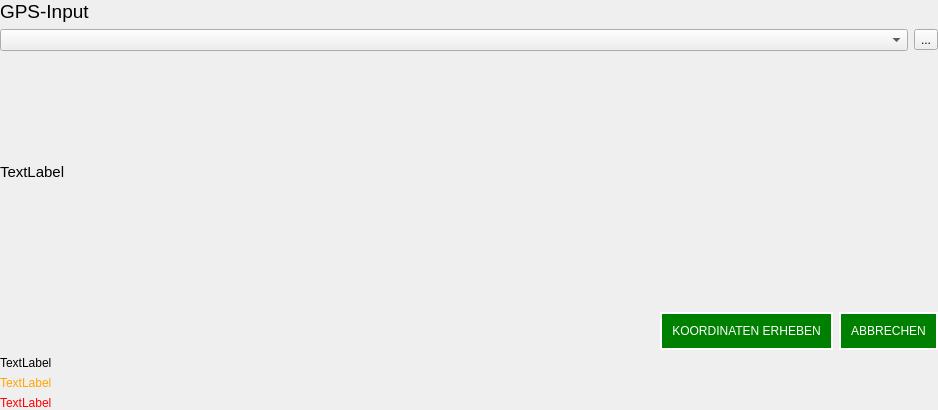
<?xml version="1.0" encoding="UTF-8"?>
<ui version="4.0">
 <class>Form</class>
 <widget class="QWidget" name="Form">
  <property name="geometry">
   <rect>
    <x>0</x>
    <y>0</y>
    <width>938</width>
    <height>410</height>
   </rect>
  </property>
  <property name="windowTitle">
   <string>Form</string>
  </property>
  <layout class="QVBoxLayout" name="verticalLayout_3">
   <property name="leftMargin">
    <number>0</number>
   </property>
   <property name="topMargin">
    <number>0</number>
   </property>
   <property name="rightMargin">
    <number>0</number>
   </property>
   <property name="bottomMargin">
    <number>0</number>
   </property>
   <item>
    <layout class="QVBoxLayout" name="verticalLayout_2">
     <property name="topMargin">
      <number>0</number>
     </property>
     <property name="bottomMargin">
      <number>10</number>
     </property>
     <item>
      <widget class="QLabel" name="label">
       <property name="sizePolicy">
        <sizepolicy hsizetype="Preferred" vsizetype="Fixed">
         <horstretch>0</horstretch>
         <verstretch>0</verstretch>
        </sizepolicy>
       </property>
       <property name="font">
        <font>
         <pointsize>14</pointsize>
        </font>
       </property>
       <property name="text">
        <string>GPS-Input</string>
       </property>
      </widget>
     </item>
     <item>
      <layout class="QHBoxLayout" name="horizontalLayout_2">
       <property name="topMargin">
        <number>0</number>
       </property>
       <item>
        <widget class="QComboBox" name="lfbSerialPortList"/>
       </item>
       <item>
        <widget class="QToolButton" name="geRefreshSerialListBtn">
         <property name="text">
          <string>...</string>
         </property>
        </widget>
       </item>
      </layout>
     </item>
     <item>
      <widget class="QLabel" name="geConnectionInfoLabel">
       <property name="font">
        <font>
         <pointsize>11</pointsize>
        </font>
       </property>
       <property name="text">
        <string>TextLabel</string>
       </property>
      </widget>
     </item>
    </layout>
   </item>
   <item>
    <layout class="QHBoxLayout" name="horizontalLayout">
     <item>
      <spacer name="horizontalSpacer">
       <property name="orientation">
        <enum>Qt::Horizontal</enum>
       </property>
       <property name="sizeHint" stdset="0">
        <size>
         <width>40</width>
         <height>20</height>
        </size>
       </property>
      </spacer>
     </item>
     <item>
      <widget class="QPushButton" name="lfbGetCoordinatesGtn">
       <property name="cursor">
        <cursorShape>PointingHandCursor</cursorShape>
       </property>
       <property name="styleSheet">
        <string notr="true">QPushButton{
	border-radius: 20px;
	border: 2px solid #333;
	color: #555;
	margin: 10px 0px 0px;
	padding: 10px;
}
QPushButton:hover{
	background-color: yellow;
}
QPushButton:enabled{
	border-radius: 20px;
	border: 2px solid #fff;
	background-color: green;
	color: #fff;
}</string>
       </property>
       <property name="text">
        <string>KOORDINATEN ERHEBEN</string>
       </property>
      </widget>
     </item>
     <item>
      <widget class="QPushButton" name="lfbCancelCoordinatesBtn">
       <property name="styleSheet">
        <string notr="true">QPushButton{
	border-radius: 20px;
	border: 2px solid #333;
	color: #555;
	margin: 10px 0px 0px;
	padding: 10px;
}
QPushButton:hover{
	background-color: yellow;
}
QPushButton:enabled{
	border-radius: 20px;
	border: 2px solid #fff;
	background-color: green;
	color: #fff;
}</string>
       </property>
       <property name="text">
        <string>ABBRECHEN</string>
       </property>
      </widget>
     </item>
    </layout>
   </item>
   <item>
    <widget class="QLabel" name="lfbGPSCount">
     <property name="sizePolicy">
      <sizepolicy hsizetype="Preferred" vsizetype="Fixed">
       <horstretch>0</horstretch>
       <verstretch>0</verstretch>
      </sizepolicy>
     </property>
     <property name="text">
      <string>TextLabel</string>
     </property>
    </widget>
   </item>
   <item>
    <widget class="QLabel" name="lfbGPSState">
     <property name="sizePolicy">
      <sizepolicy hsizetype="Preferred" vsizetype="Fixed">
       <horstretch>0</horstretch>
       <verstretch>0</verstretch>
      </sizepolicy>
     </property>
     <property name="styleSheet">
      <string notr="true">color:orange;</string>
     </property>
     <property name="text">
      <string>TextLabel</string>
     </property>
    </widget>
   </item>
   <item>
    <widget class="QLabel" name="lfbGPSError">
     <property name="sizePolicy">
      <sizepolicy hsizetype="Preferred" vsizetype="Fixed">
       <horstretch>0</horstretch>
       <verstretch>0</verstretch>
      </sizepolicy>
     </property>
     <property name="styleSheet">
      <string notr="true">color:#ff0000;</string>
     </property>
     <property name="text">
      <string>TextLabel</string>
     </property>
    </widget>
   </item>
  </layout>
 </widget>
 <resources/>
 <connections/>
</ui>
